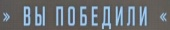
#> input picture templates/round_end_CT_win.jpg, 170 x 30 px, found by its file name; its folder holds 3 pictures in this run
$ python round_end_parse.py
#> lines starting #> are read from the running program, lines starting #| are printed output that depends on the picture
import cv2
import os


def crop(path, cords):
    img = cv2.resize(cv2.imread(path), (640, 640))
    # img = cv2.cvtColor(img, cv2.COLOR_RGB2GRAY)
    img = img[cords[1]:cords[3], cords[0]:cords[2]]
    return img

if __name__ == "__main__":
    cords = (235, 115, 405, 145)
    # img = cv2.resize(cv2.imread(r"C:\Users\misas\CS2_NN\frames\match1\frame_0000081.jpg"), (640, 640))
    tampletes = [(cv2.imread(os.path.join("templates", t)), t) for t in os.listdir("templates") if t.startswith("round_end")]
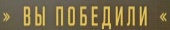
#> input picture templates/round_end_T_win.jpg, 170 x 30 px, found by its file name
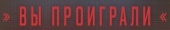
#> input picture templates/round_end_lose.jpg, 170 x 30 px, found by its file name
    root = r"C:\Users\misas\CS2_NN\frames\match1"
#> (the run stopped early here; a loop or call above may not have finished)
